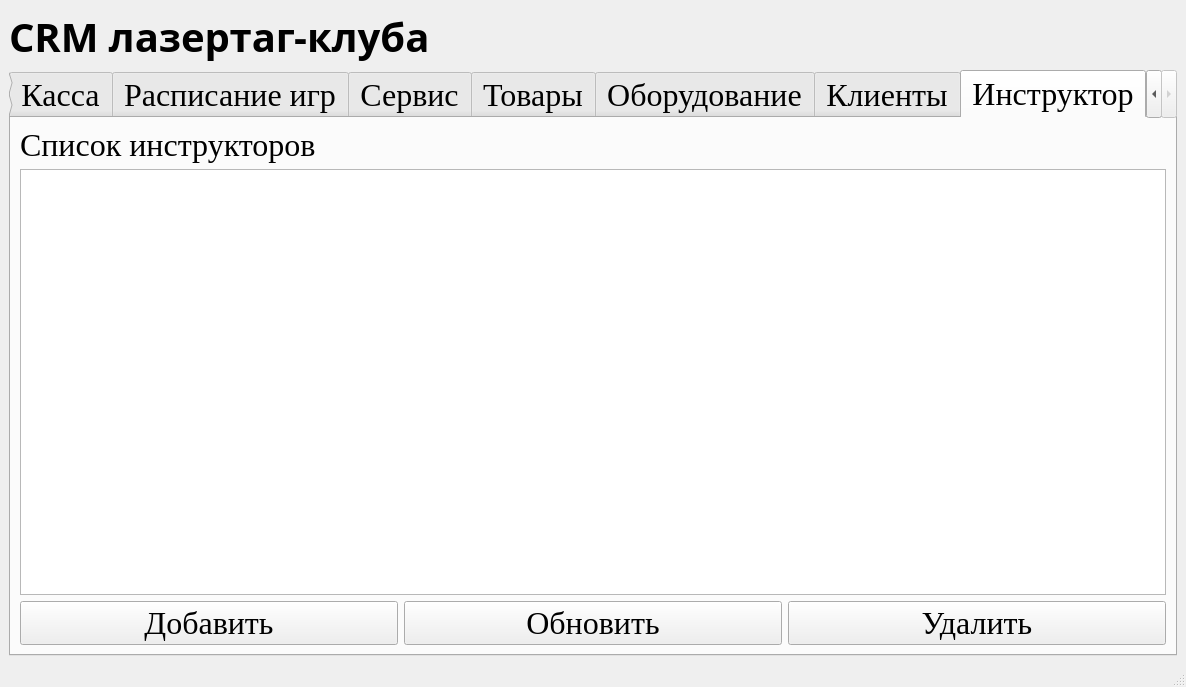
<?xml version="1.0" encoding="UTF-8"?>
<ui version="4.0">
 <class>MainWindow</class>
 <widget class="QMainWindow" name="MainWindow">
  <property name="geometry">
   <rect>
    <x>0</x>
    <y>0</y>
    <width>1186</width>
    <height>687</height>
   </rect>
  </property>
  <property name="windowTitle">
   <string>MainWindow</string>
  </property>
  <widget class="QWidget" name="centralwidget">
   <layout class="QGridLayout" name="gridLayout">
    <item row="1" column="0">
     <widget class="QTabWidget" name="tabWidget">
      <property name="font">
       <font>
        <family>Times New Roman</family>
        <pointsize>24</pointsize>
       </font>
      </property>
      <property name="currentIndex">
       <number>7</number>
      </property>
      <widget class="QWidget" name="tab">
       <attribute name="title">
        <string>Заявки</string>
       </attribute>
       <layout class="QGridLayout" name="gridLayout_2">
        <item row="2" column="2">
         <widget class="QPushButton" name="del_applications">
          <property name="text">
           <string>Удалить</string>
          </property>
         </widget>
        </item>
        <item row="1" column="0" colspan="3">
         <widget class="QTableView" name="APPLICATIONS"/>
        </item>
        <item row="2" column="1">
         <widget class="QPushButton" name="up_applications">
          <property name="text">
           <string>Обновить</string>
          </property>
         </widget>
        </item>
        <item row="2" column="0">
         <widget class="QPushButton" name="add_applications">
          <property name="text">
           <string>Добавить</string>
          </property>
         </widget>
        </item>
        <item row="0" column="0">
         <widget class="QLabel" name="label">
          <property name="font">
           <font>
            <family>Times New Roman</family>
            <pointsize>24</pointsize>
           </font>
          </property>
          <property name="text">
           <string>Заявки в лазертаг-клуб</string>
          </property>
         </widget>
        </item>
       </layout>
      </widget>
      <widget class="QWidget" name="tab_2">
       <attribute name="title">
        <string>Касса</string>
       </attribute>
       <layout class="QGridLayout" name="gridLayout_3">
        <item row="2" column="2">
         <widget class="QPushButton" name="del_cash_register">
          <property name="text">
           <string>Удалить</string>
          </property>
         </widget>
        </item>
        <item row="2" column="0">
         <widget class="QPushButton" name="add_cash_register">
          <property name="text">
           <string>Добавить</string>
          </property>
         </widget>
        </item>
        <item row="2" column="1">
         <widget class="QPushButton" name="up_cash_register">
          <property name="text">
           <string>Обновить</string>
          </property>
         </widget>
        </item>
        <item row="1" column="0" colspan="3">
         <widget class="QTableView" name="CASH_REGISTER"/>
        </item>
        <item row="0" column="0">
         <widget class="QLabel" name="label_2">
          <property name="font">
           <font>
            <family>Times New Roman</family>
            <pointsize>24</pointsize>
           </font>
          </property>
          <property name="text">
           <string>Движение денег по кассе</string>
          </property>
         </widget>
        </item>
       </layout>
      </widget>
      <widget class="QWidget" name="tab_7">
       <attribute name="title">
        <string>Расписание игр</string>
       </attribute>
       <layout class="QGridLayout" name="gridLayout_8">
        <item row="0" column="0">
         <widget class="QLabel" name="label_7">
          <property name="font">
           <font>
            <family>Times New Roman</family>
            <pointsize>24</pointsize>
           </font>
          </property>
          <property name="text">
           <string>Расписание лазертаг игр</string>
          </property>
         </widget>
        </item>
        <item row="2" column="0">
         <widget class="QPushButton" name="add_game_schedule">
          <property name="text">
           <string>Добавить</string>
          </property>
         </widget>
        </item>
        <item row="2" column="1">
         <widget class="QPushButton" name="up_game_schedule">
          <property name="text">
           <string>Обновить</string>
          </property>
         </widget>
        </item>
        <item row="2" column="2">
         <widget class="QPushButton" name="del_game_schedule">
          <property name="text">
           <string>Удалить</string>
          </property>
         </widget>
        </item>
        <item row="1" column="0" colspan="3">
         <widget class="QTableView" name="GAME_SCHEDULE"/>
        </item>
       </layout>
      </widget>
      <widget class="QWidget" name="tab_6">
       <attribute name="title">
        <string>Сервис</string>
       </attribute>
       <layout class="QGridLayout" name="gridLayout_7">
        <item row="2" column="2">
         <widget class="QPushButton" name="del_service">
          <property name="text">
           <string>Удалить</string>
          </property>
         </widget>
        </item>
        <item row="1" column="0" colspan="3">
         <widget class="QTableView" name="SERVICE"/>
        </item>
        <item row="2" column="1">
         <widget class="QPushButton" name="up_service">
          <property name="text">
           <string>Обновить</string>
          </property>
         </widget>
        </item>
        <item row="2" column="0">
         <widget class="QPushButton" name="add_service">
          <property name="text">
           <string>Добавить</string>
          </property>
         </widget>
        </item>
        <item row="0" column="0">
         <widget class="QLabel" name="label_6">
          <property name="font">
           <font>
            <family>Times New Roman</family>
            <pointsize>24</pointsize>
           </font>
          </property>
          <property name="text">
           <string>Ремонт оборудования</string>
          </property>
         </widget>
        </item>
       </layout>
      </widget>
      <widget class="QWidget" name="tab_5">
       <attribute name="title">
        <string>Товары</string>
       </attribute>
       <layout class="QGridLayout" name="gridLayout_6">
        <item row="2" column="1">
         <widget class="QPushButton" name="up_goods">
          <property name="text">
           <string>Обновить</string>
          </property>
         </widget>
        </item>
        <item row="0" column="0">
         <widget class="QLabel" name="label_5">
          <property name="font">
           <font>
            <family>Times New Roman</family>
            <pointsize>24</pointsize>
           </font>
          </property>
          <property name="text">
           <string>Товары лазертаг-клуба</string>
          </property>
         </widget>
        </item>
        <item row="2" column="2">
         <widget class="QPushButton" name="del_goods">
          <property name="text">
           <string>Удалить</string>
          </property>
         </widget>
        </item>
        <item row="2" column="0">
         <widget class="QPushButton" name="add_goods">
          <property name="text">
           <string>Добавить</string>
          </property>
         </widget>
        </item>
        <item row="1" column="0" colspan="3">
         <widget class="QTableView" name="GOODS"/>
        </item>
       </layout>
      </widget>
      <widget class="QWidget" name="tab_4">
       <attribute name="title">
        <string>Оборудование</string>
       </attribute>
       <layout class="QGridLayout" name="gridLayout_5">
        <item row="2" column="0">
         <widget class="QPushButton" name="add_equipment">
          <property name="text">
           <string>Добавить</string>
          </property>
         </widget>
        </item>
        <item row="2" column="2">
         <widget class="QPushButton" name="del_equipment">
          <property name="text">
           <string>Удалить</string>
          </property>
         </widget>
        </item>
        <item row="2" column="1">
         <widget class="QPushButton" name="up_equipment">
          <property name="text">
           <string>Обновить</string>
          </property>
         </widget>
        </item>
        <item row="1" column="0" colspan="3">
         <widget class="QTableView" name="EQUIPMENT"/>
        </item>
        <item row="0" column="0">
         <widget class="QLabel" name="label_4">
          <property name="font">
           <font>
            <family>Times New Roman</family>
            <pointsize>24</pointsize>
           </font>
          </property>
          <property name="text">
           <string>Имеющееся оборудование </string>
          </property>
         </widget>
        </item>
       </layout>
      </widget>
      <widget class="QWidget" name="tab_3">
       <attribute name="title">
        <string>Клиенты</string>
       </attribute>
       <layout class="QGridLayout" name="gridLayout_4">
        <item row="2" column="1">
         <widget class="QPushButton" name="up_clients">
          <property name="text">
           <string>Обновить</string>
          </property>
         </widget>
        </item>
        <item row="2" column="0">
         <widget class="QPushButton" name="add_clients">
          <property name="text">
           <string>Добавить</string>
          </property>
         </widget>
        </item>
        <item row="2" column="2">
         <widget class="QPushButton" name="del_clients">
          <property name="text">
           <string>Удалить</string>
          </property>
         </widget>
        </item>
        <item row="1" column="0" colspan="3">
         <widget class="QTableView" name="CLIENTS"/>
        </item>
        <item row="0" column="0">
         <widget class="QLabel" name="label_3">
          <property name="font">
           <font>
            <family>Times New Roman</family>
            <pointsize>24</pointsize>
           </font>
          </property>
          <property name="text">
           <string>Данные клиентов</string>
          </property>
         </widget>
        </item>
       </layout>
      </widget>
      <widget class="QWidget" name="tab_8">
       <attribute name="title">
        <string>Инструктор</string>
       </attribute>
       <layout class="QGridLayout" name="gridLayout_9">
        <item row="0" column="0">
         <widget class="QLabel" name="label_9">
          <property name="font">
           <font>
            <family>Times New Roman</family>
            <pointsize>24</pointsize>
           </font>
          </property>
          <property name="text">
           <string>Список инструкторов</string>
          </property>
         </widget>
        </item>
        <item row="2" column="0">
         <widget class="QPushButton" name="add_Instructor">
          <property name="text">
           <string>Добавить</string>
          </property>
         </widget>
        </item>
        <item row="2" column="1">
         <widget class="QPushButton" name="up_Instructor">
          <property name="text">
           <string>Обновить</string>
          </property>
         </widget>
        </item>
        <item row="2" column="2">
         <widget class="QPushButton" name="del_Instructor">
          <property name="text">
           <string>Удалить</string>
          </property>
         </widget>
        </item>
        <item row="1" column="0" colspan="3">
         <widget class="QTableView" name="INSTRUCTOR"/>
        </item>
       </layout>
      </widget>
     </widget>
    </item>
    <item row="0" column="0">
     <widget class="QLabel" name="label_8">
      <property name="font">
       <font>
        <family>Papyrus</family>
        <pointsize>30</pointsize>
        <weight>75</weight>
        <bold>true</bold>
       </font>
      </property>
      <property name="text">
       <string>CRM лазертаг-клуба</string>
      </property>
     </widget>
    </item>
   </layout>
  </widget>
  <widget class="QMenuBar" name="menubar">
   <property name="geometry">
    <rect>
     <x>0</x>
     <y>0</y>
     <width>1186</width>
     <height>20</height>
    </rect>
   </property>
  </widget>
  <widget class="QStatusBar" name="statusbar"/>
 </widget>
 <resources/>
 <connections/>
</ui>
